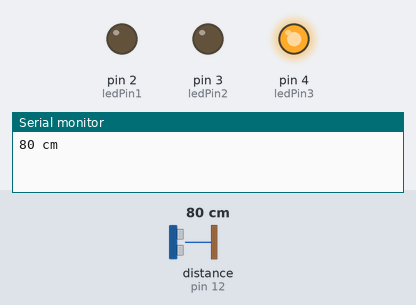
This sketch was run on a simulated Arduino Uno, built with avr-gcc and run on an emulated ATmega328P. On the bench: output pins drawn as LEDs (lit = HIGH), the last lines printed to the serial monitor. Wiring (inferred from the names in the program): ultrasonic range finder: trigger pin 13; echo pin 12. The inputs (shaded band) are chosen by the test bench; at power-on: distance to the obstacle (sensor on pin 12) 80 cm. The echo pulse lasts 58.3 µs per cm; pins used as bus, display or sensor lines are not drawn.

Above: at 1.2 s.
1.3 s: distance to the obstacle (sensor on pin 12) set to 66 cm
2.8 s: distance to the obstacle (sensor on pin 12) set to 57 cm
At 4.1 s:
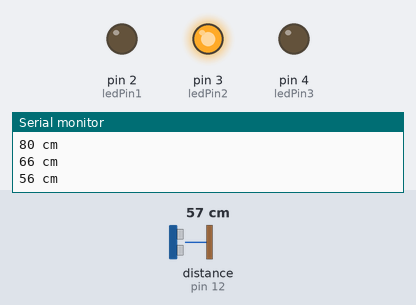
4.4 s: distance to the obstacle (sensor on pin 12) set to 35 cm
5.9 s: distance to the obstacle (sensor on pin 12) set to 29 cm
At 6.3 s:
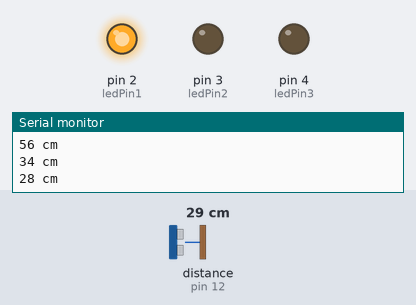
7.5 s: distance to the obstacle (sensor on pin 12) set to 4 cm
9.0 s: distance to the obstacle (sensor on pin 12) set to 2 cm
At 10.4 s:
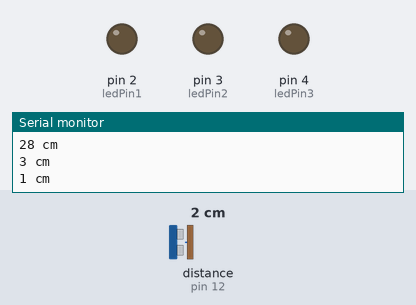
Timing chart, 0 to 11.6 s (numbered marks = the images above; inputs shaded):
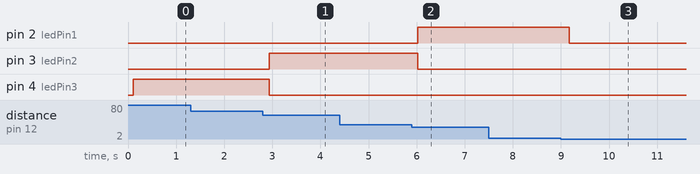

Measured:
- the behaviour switches between 61 and 60 cm on distance to the obstacle (sensor on pin 12) (found by bisection; images 0 and 1)
- the behaviour switches between 32 and 31 cm on distance to the obstacle (sensor on pin 12) (found by bisection; images 1 and 2)
- the behaviour switches between 3 and 2 cm on distance to the obstacle (sensor on pin 12) (found by bisection; images 2 and 3)
- after the input at 2.8 s, pin 3 (ledPin2): LOW → HIGH after 0.13 s; pin 4 (ledPin3): HIGH → LOW after 0.13 s
- after the input at 5.9 s, pin 2 (ledPin1): LOW → HIGH after 0.13 s; pin 3 (ledPin2): HIGH → LOW after 0.13 s
- after the input at 9.0 s, pin 2 (ledPin1): HIGH → LOW after 0.17 s

The sketch:

AR05_ultrasonic.ino
```cpp
/*
 예제 6.7
 초음파 거리센서를 이용한 거리 측정
*/

// 트리거 핀과 에코 핀 번호를 설정한다.
const char trigPin = 13;
const char echoPin = 12;

const int ledPin1 = 2;
const int ledPin2 = 3;
const int ledPin3 = 4;


// 펄스 폭과 거리 변수 설정
int pulseWidth;
int distance;
int distanceOld;

void setup() {
  // 시리얼 통신 설정
  Serial.begin (9600);
  // 트리거 핀은 출력으로, 에코핀은 입력으로 설정
  pinMode(trigPin,OUTPUT);
  pinMode(echoPin,INPUT);

  pinMode(ledPin1,OUTPUT);
  pinMode(ledPin2,OUTPUT);
  pinMode(ledPin3,OUTPUT);

  // 트리거 핀의 초기값을 LOW로 한다
  digitalWrite(trigPin,LOW);
}

void loop(){
  // 10us의 트리거 신호를 HC-SR04로 내보낸다.
  digitalWrite(trigPin,HIGH);
  delayMicroseconds(10);
  digitalWrite(trigPin,LOW);


  // Echo 펄스 폭을 측정하여 pulseWidth 변수에 저장한다.
  pulseWidth = pulseIn(echoPin,HIGH);
  // 거리를 계산한다.
  distance = pulseWidth/ 58;

  // 감지거리인 2~200cm 범위의 거리값만 사용한다.
  if(distance <= 200 || distance >= 2){
    // 이전의 거리값과 비교하여 변화가 있을 경우에만
    // 시리얼 통신으로 전송한다.
    if(distance != distanceOld){
      Serial.print(distance);
      Serial.println(" cm");
    };


  };

  distanceOld = distance ;

  delay(100);
         if(distance <= 30 and distance >= 2){
    digitalWrite(ledPin1,HIGH);
    }
    else{
      digitalWrite(ledPin1,LOW);
    }
      if(distance <= 60 and distance >= 31){
    digitalWrite(ledPin2,HIGH);
    }
        else{
      digitalWrite(ledPin2,LOW);
    }
      if(distance >= 61){
    digitalWrite(ledPin3,HIGH);
    }
        else{
      digitalWrite(ledPin3,LOW);
    }
}
```
